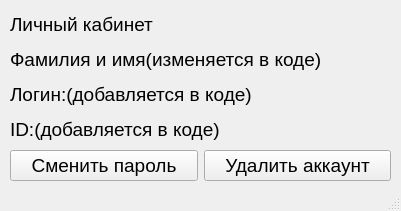
<?xml version="1.0" encoding="UTF-8"?>
<ui version="4.0">
 <class>PersonalInfoWindow</class>
 <widget class="QMainWindow" name="PersonalInfoWindow">
  <property name="geometry">
   <rect>
    <x>0</x>
    <y>0</y>
    <width>401</width>
    <height>211</height>
   </rect>
  </property>
  <property name="windowTitle">
   <string>Математический тренажер</string>
  </property>
  <widget class="QWidget" name="centralwidget">
   <widget class="QWidget" name="verticalLayoutWidget">
    <property name="geometry">
     <rect>
      <x>10</x>
      <y>10</y>
      <width>381</width>
      <height>171</height>
     </rect>
    </property>
    <property name="font">
     <font>
      <pointsize>14</pointsize>
     </font>
    </property>
    <layout class="QVBoxLayout" name="verticalLayout">
     <item>
      <widget class="QLabel" name="header">
       <property name="font">
        <font>
         <pointsize>14</pointsize>
        </font>
       </property>
       <property name="text">
        <string>Личный кабинет</string>
       </property>
      </widget>
     </item>
     <item>
      <widget class="QLabel" name="name_label">
       <property name="font">
        <font>
         <pointsize>14</pointsize>
        </font>
       </property>
       <property name="text">
        <string>Фамилия и имя(изменяется в коде)</string>
       </property>
      </widget>
     </item>
     <item>
      <widget class="QLabel" name="login_label">
       <property name="font">
        <font>
         <pointsize>14</pointsize>
        </font>
       </property>
       <property name="text">
        <string>Логин:(добавляется в коде)</string>
       </property>
      </widget>
     </item>
     <item>
      <widget class="QLabel" name="id_label">
       <property name="font">
        <font>
         <pointsize>14</pointsize>
        </font>
       </property>
       <property name="text">
        <string>ID:(добавляется в коде)</string>
       </property>
      </widget>
     </item>
     <item>
      <layout class="QHBoxLayout" name="horizontalLayout">
       <item>
        <widget class="QPushButton" name="password_change_button">
         <property name="text">
          <string>Сменить пароль</string>
         </property>
        </widget>
       </item>
       <item>
        <widget class="QPushButton" name="account_delete_button">
         <property name="text">
          <string>Удалить аккаунт</string>
         </property>
        </widget>
       </item>
      </layout>
     </item>
    </layout>
   </widget>
  </widget>
  <widget class="QMenuBar" name="menubar">
   <property name="geometry">
    <rect>
     <x>0</x>
     <y>0</y>
     <width>401</width>
     <height>21</height>
    </rect>
   </property>
  </widget>
  <widget class="QStatusBar" name="statusbar"/>
 </widget>
 <resources/>
 <connections/>
</ui>
